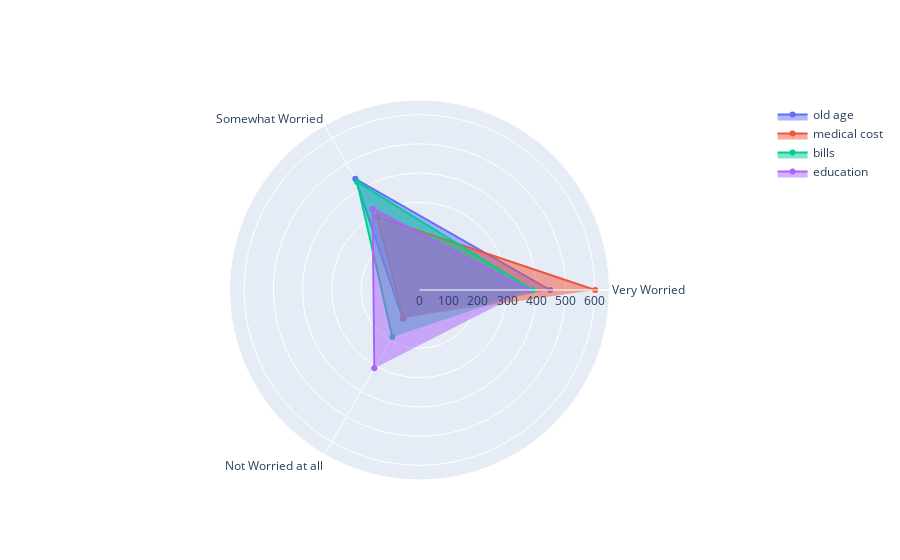

The notebook cell this image was saved under:
### Code cell
# Create a trace for each label
traces = []
for i in range(len(radar_df)):
    traces.append(go.Scatterpolar(
        r=[radar_df.iloc[i, 1], radar_df.iloc[i, 2], radar_df.iloc[i, 3]],
        theta=['Very Worried', 'Somewhat Worried', 'Not Worried at all'],
        fill='toself',
        name=radar_df.iloc[i, 0]
    ))

# Define the layout of the chart
layout = go.Layout(
    polar=dict(
        radialaxis=dict(
            visible=True,
            range=[0, 650]
        )
    ),
    showlegend=True
)

# Create the chart figure
fig = go.Figure(data=traces, layout=layout)

# Display the chart
fig.show()

### Figure 1 — Plotly figure (JSON) as saved in the notebook; plotly's stock layout.template omitted (floating-point values rounded to 4 significant figures)
{"data": [{"fill": "toself", "name": "old age", "r": [447, 439, 114], "theta": ["Very Worried", "Somewhat Worried", "Not Worried at all"], "type": "scatterpolar"}, {"fill": "toself", "name": "medical cost", "r": [601, 290, 109], "theta": ["Very Worried", "Somewhat Worried", "Not Worried at all"], "type": "scatterpolar"}, {"fill": "toself", "name": "bills", "r": [387, 427, 186], "theta": ["Very Worried", "Somewhat Worried", "Not Worried at all"], "type": "scatterpolar"}, {"fill": "toself", "name": "education", "r": [370, 321, 309], "theta": ["Very Worried", "Somewhat Worried", "Not Worried at all"], "type": "scatterpolar"}], "layout": {"autosize": true, "polar": {"angularaxis": {"type": "category"}, "radialaxis": {"autorange": false, "range": [0, 650], "type": "linear", "visible": true}}, "showlegend": true}}
